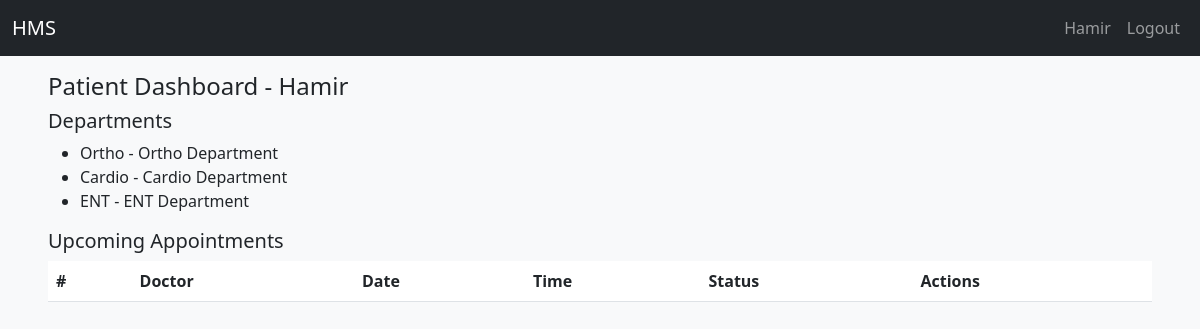
/patient (signed in), run on the app's committed database.
### app/models.py (models this page shows, shortened)
class User(UserMixin, db.Model):
    id = db.Column(db.Integer, primary_key=True)
    email = db.Column(db.String(120), unique=True, nullable=False)
    name = db.Column(db.String(120), nullable=False)
    password_hash = db.Column(db.String(128), nullable=False)
    role = db.Column(db.String(20), nullable=False)  # admin/doctor/patient
    active = db.Column(db.Boolean, default=True)
    reason= db.Column(db.String(255))  # Reason for deactivation
    created_at = db.Column(db.DateTime, default=func.now()) # Timestamp of account creation from database
    doctor = db.relationship('DoctorProfile', backref='user', uselist=False)
    patient = db.relationship('PatientProfile', backref='user', uselist=False)

class Department(db.Model):
    id = db.Column(db.Integer, primary_key=True)
    name = db.Column(db.String(120), unique=True, nullable=False)
    description = db.Column(db.Text)
    doctors = db.relationship('DoctorProfile', backref='department', lazy='dynamic')

### app/routes.py (the view)
@main.route('/patient')
@login_required
@role_required('patient')
def patient_dashboard():
    pat = current_user.patient
    departments = Department.query.all()
    upcoming = Appointment.query.filter_by(patient_id=pat.id).filter(Appointment.status != 'Cancelled').order_by(Appointment.date, Appointment.time).all()
    past = Appointment.query.filter_by(patient_id=pat.id).filter(Appointment.status == 'Completed').order_by(Appointment.date.desc(), Appointment.time.desc()).all()
    return render_template('patient_dashboard.html', patient=pat, departments=departments, upcoming=upcoming, past=past)

### app/routes.py (called while the page is built)
def role_required(role):
    from functools import wraps
    def decorator(fn):
        @wraps(fn)
        def wrapper(*args, **kwargs):
            if not current_user.is_authenticated or current_user.role != role:
                flash('Access denied', 'danger')
                return redirect(url_for('views.login'))
            return fn(*args, **kwargs)
        return wrapper
    return decorator

### app/templates/patient_dashboard.html (shortened to what this page needs)
{% extends 'base.html' %} {% block title %}| Patient's Dashboard{% endblock %}
{% block content %}
<h4>Patient Dashboard - {{ patient.user.name }}</h4>
<h5>Departments</h5>
<ul>
{% for d in departments %}<li>{{ d.name }} - {{ d.description }}</li>{% endfor %}
</ul>
<h5>Upcoming Appointments</h5>
<table class="table"><thead><tr><th>#</th><th>Doctor</th><th>Date</th><th>Time</th><th>Status</th><th>Actions</th></tr></thead></table>
{% endblock %}

### app/templates/base.html (shortened to what this page needs)
<!doctype html>
<html lang="en">
<head>
  <link href="https://cdn.jsdelivr.net/npm/bootstrap@5.3.0/dist/css/bootstrap.min.css" rel="stylesheet">
  <link rel="stylesheet" href="{{ url_for('static', filename='css/style.css') }}">
</head>
<body>
<nav class="navbar navbar-expand-lg navbar-dark bg-dark">
  <div class="container-fluid">
    <a class="navbar-brand text-white" id="home" href="/">HMS</a>
    <div class="collapse navbar-collapse">
      <ul class="navbar-nav ms-auto mb-2 mb-lg-0 ">
        {% if current_user.is_authenticated %}
          <li class="nav-item text-white"><a class="nav-link" href="#">{{ current_user.name }}</a></li>
          <li class="nav-item text-white"><a class="nav-link" href="{{ url_for('main.logout') }}">Logout</a></li>
        {% endif %}
      </ul>
    </div>
  </div>
</nav>
<div class="container-fluid mt-3 px-5">
  {% block content %}{% endblock %}
</div>
</body>
</html>

### app/static/css/style.css (style rules this page uses)
body { background-color: #f8f9fa; font-family: "Segoe UI", Roboto, Arial, sans-serif; }

### data on the page
User: name "Hamir", user.name "Hamir"
Department: name "Ortho", description "Ortho Department"
Department: name "Cardio", description "Cardio Department"
Department: name "ENT", description "ENT Department"
